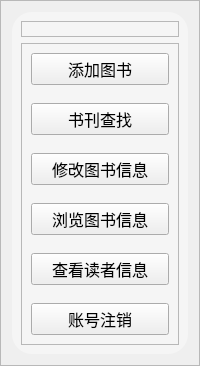
       <widget class="QFrame" name="frame_2">
        <property name="styleSheet">
         <string notr="true"/>
        </property>
        <property name="frameShape">
         <enum>QFrame::StyledPanel</enum>
        </property>
        <property name="frameShadow">
         <enum>QFrame::Raised</enum>
        </property>
        <layout class="QHBoxLayout" name="horizontalLayout_2" stretch="1">
         <item>
          <widget class="QFrame" name="frame_3">
           <property name="styleSheet">
            <string notr="true">QFrame#frame_3{
background:rgba(255,255,255,100);
border-radius:20px;

}</string>
           </property>
           <property name="frameShape">
            <enum>QFrame::StyledPanel</enum>
           </property>
           <property name="frameShadow">
            <enum>QFrame::Raised</enum>
           </property>
           <layout class="QVBoxLayout" name="verticalLayout_4" stretch="1,5">
            <item>
             <widget class="QFrame" name="frame_8">
              <property name="frameShape">
               <enum>QFrame::StyledPanel</enum>
              </property>
              <property name="frameShadow">
               <enum>QFrame::Raised</enum>
              </property>
              <layout class="QVBoxLayout" name="verticalLayout_5" stretch="0">
               <property name="spacing">
                <number>0</number>
               </property>
               <property name="leftMargin">
                <number>11</number>
               </property>
               <property name="topMargin">
                <number>0</number>
               </property>
               <property name="rightMargin">
                <number>0</number>
               </property>
               <property name="bottomMargin">
                <number>0</number>
               </property>
               <item>
                <widget class="QLabel" name="label">
                 <property name="sizePolicy">
                  <sizepolicy hsizetype="Maximum" vsizetype="Maximum">
                   <horstretch>0</horstretch>
                   <verstretch>0</verstretch>
                  </sizepolicy>
                 </property>
                 <property name="maximumSize">
                  <size>
                   <width>80</width>
                   <height>100</height>
                  </size>
                 </property>
                 <property name="layoutDirection">
                  <enum>Qt::LeftToRight</enum>
                 </property>
                 <property name="styleSheet">
                  <string notr="true">image: url(:/images/logo.png);</string>
                 </property>
                 <property name="text">
                  <string/>
                 </property>
                 <property name="pixmap">
                  <pixmap>:/newPrefix/Zftg9sr846j51.png</pixmap>
                 </property>
                 <property name="scaledContents">
                  <bool>true</bool>
                 </property>
                </widget>
               </item>
              </layout>
             </widget>
            </item>
            <item>
             <widget class="QFrame" name="frame_5">
              <property name="frameShape">
               <enum>QFrame::StyledPanel</enum>
              </property>
              <property name="frameShadow">
               <enum>QFrame::Raised</enum>
              </property>
              <layout class="QVBoxLayout" name="verticalLayout_2">
               <property name="spacing">
                <number>18</number>
               </property>
               <item>
                <widget class="PushButton" name="pushButton_8">
                 <property name="sizePolicy">
                  <sizepolicy hsizetype="Minimum" vsizetype="Expanding">
                   <horstretch>0</horstretch>
                   <verstretch>0</verstretch>
                  </sizepolicy>
                 </property>
                 <property name="maximumSize">
                  <size>
                   <width>4000</width>
                   <height>4000</height>
                  </size>
                 </property>
                 <property name="font">
                  <font>
                   <family>微软雅黑</family>
                   <pointsize>12</pointsize>
                   <weight>50</weight>
                   <bold>false</bold>
                  </font>
                 </property>
                 <property name="styleSheet">
                  <string notr="true"/>
                 </property>
                 <property name="text">
                  <string>添加图书</string>
                 </property>
                 <property name="iconSize">
                  <size>
                   <width>12</width>
                   <height>12</height>
                  </size>
                 </property>
                 <property name="checkable">
                  <bool>false</bool>
                 </property>
                 <property name="autoDefault">
                  <bool>false</bool>
                 </property>
                 <property name="default">
                  <bool>false</bool>
                 </property>
                 <property name="flat">
                  <bool>false</bool>
                 </property>
                </widget>
               </item>
               <item>
                <widget class="PushButton" name="pushButton_9">
                 <property name="sizePolicy">
                  <sizepolicy hsizetype="Minimum" vsizetype="Expanding">
                   <horstretch>0</horstretch>
                   <verstretch>0</verstretch>
                  </sizepolicy>
                 </property>
                 <property name="maximumSize">
                  <size>
                   <width>4000</width>
                   <height>4000</height>
                  </size>
                 </property>
                 <property name="font">
                  <font>
                   <family>微软雅黑</family>
                   <pointsize>12</pointsize>
                   <weight>50</weight>
                   <bold>false</bold>
                  </font>
                 </property>
                 <property name="styleSheet">
                  <string notr="true"/>
                 </property>
                 <property name="text">
                  <string>书刊查找</string>
                 </property>
                 <property name="iconSize">
                  <size>
                   <width>12</width>
                   <height>12</height>
                  </size>
                 </property>
                 <property name="checkable">
                  <bool>false</bool>
                 </property>
                 <property name="autoDefault">
                  <bool>false</bool>
                 </property>
                 <property name="default">
                  <bool>false</bool>
                 </property>
                 <property name="flat">
                  <bool>false</bool>
                 </property>
                </widget>
               </item>
               <item>
                <widget class="PushButton" name="pushButton_18">
                 <property name="sizePolicy">
                  <sizepolicy hsizetype="Minimum" vsizetype="Expanding">
                   <horstretch>0</horstretch>
                   <verstretch>0</verstretch>
                  </sizepolicy>
                 </property>
                 <property name="maximumSize">
                  <size>
                   <width>4000</width>
                   <height>4000</height>
                  </size>
                 </property>
                 <property name="font">
                  <font>
                   <family>微软雅黑</family>
                   <pointsize>12</pointsize>
                   <weight>50</weight>
                   <bold>false</bold>
                  </font>
                 </property>
                 <property name="styleSheet">
                  <string notr="true"/>
                 </property>
                 <property name="text">
                  <string>修改图书信息</string>
                 </property>
                 <property name="iconSize">
                  <size>
                   <width>12</width>
                   <height>12</height>
                  </size>
                 </property>
                 <property name="checkable">
                  <bool>false</bool>
                 </property>
                 <property name="autoDefault">
                  <bool>false</bool>
                 </property>
                 <property name="default">
                  <bool>false</bool>
                 </property>
                 <property name="flat">
                  <bool>false</bool>
                 </property>
                </widget>
               </item>
               <item>
                <widget class="PushButton" name="pushButton_19">
                 <property name="sizePolicy">
                  <sizepolicy hsizetype="Minimum" vsizetype="Expanding">
                   <horstretch>0</horstretch>
                   <verstretch>0</verstretch>
                  </sizepolicy>
                 </property>
                 <property name="maximumSize">
                  <size>
                   <width>4000</width>
                   <height>4000</height>
                  </size>
                 </property>
                 <property name="font">
                  <font>
                   <family>微软雅黑</family>
                   <pointsize>12</pointsize>
                   <weight>50</weight>
                   <bold>false</bold>
                  </font>
                 </property>
                 <property name="styleSheet">
                  <string notr="true"/>
                 </property>
                 <property name="text">
                  <string>浏览图书信息</string>
                 </property>
                 <property name="iconSize">
                  <size>
                   <width>12</width>
                   <height>12</height>
                  </size>
                 </property>
                 <property name="checkable">
                  <bool>false</bool>
                 </property>
                 <property name="autoDefault">
                  <bool>false</bool>
                 </property>
                 <property name="default">
                  <bool>false</bool>
                 </property>
                 <property name="flat">
                  <bool>false</bool>
                 </property>
                </widget>
               </item>
               <item>
                <widget class="PushButton" name="pushButton_21">
                 <property name="sizePolicy">
                  <sizepolicy hsizetype="Minimum" vsizetype="Expanding">
                   <horstretch>0</horstretch>
                   <verstretch>0</verstretch>
                  </sizepolicy>
                 </property>
                 <property name="maximumSize">
                  <size>
                   <width>4000</width>
                   <height>4000</height>
                  </size>
                 </property>
                 <property name="font">
                  <font>
                   <family>微软雅黑</family>
                   <pointsize>12</pointsize>
                   <weight>50</weight>
                   <bold>false</bold>
                  </font>
                 </property>
                 <property name="styleSheet">
                  <string notr="true"/>
                 </property>
                 <property name="text">
                  <string>查看读者信息</string>
                 </property>
                 <property name="iconSize">
                  <size>
                   <width>12</width>
                   <height>12</height>
                  </size>
                 </property>
                 <property name="checkable">
                  <bool>false</bool>
                 </property>
                 <property name="autoDefault">
                  <bool>false</bool>
                 </property>
                 <property name="default">
                  <bool>false</bool>
                 </property>
                 <property name="flat">
                  <bool>false</bool>
                 </property>
                </widget>
               </item>
               <item>
                <widget class="PushButton" name="pushButton_20">
                 <property name="sizePolicy">
                  <sizepolicy hsizetype="Minimum" vsizetype="Expanding">
                   <horstretch>0</horstretch>
                   <verstretch>0</verstretch>
                  </sizepolicy>
                 </property>
                 <property name="maximumSize">
                  <size>
                   <width>4000</width>
                   <height>4000</height>
                  </size>
                 </property>
                 <property name="font">
                  <font>
                   <family>微软雅黑</family>
                   <pointsize>12</pointsize>
                   <weight>50</weight>
                   <bold>false</bold>
                  </font>
                 </property>
                 <property name="styleSheet">
                  <string notr="true"/>
                 </property>
                 <property name="text">
                  <string>账号注销</string>
                 </property>
                 <property name="iconSize">
                  <size>
                   <width>12</width>
                   <height>12</height>
                  </size>
                 </property>
                 <property name="checkable">
                  <bool>false</bool>
                 </property>
                 <property name="autoDefault">
                  <bool>false</bool>
                 </property>
                 <property name="default">
                  <bool>false</bool>
                 </property>
                 <property name="flat">
                  <bool>false</bool>
                 </property>
                </widget>
               </item>
              </layout>
             </widget>
            </item>
           </layout>
          </widget>
         </item>
        </layout>
       </widget>
